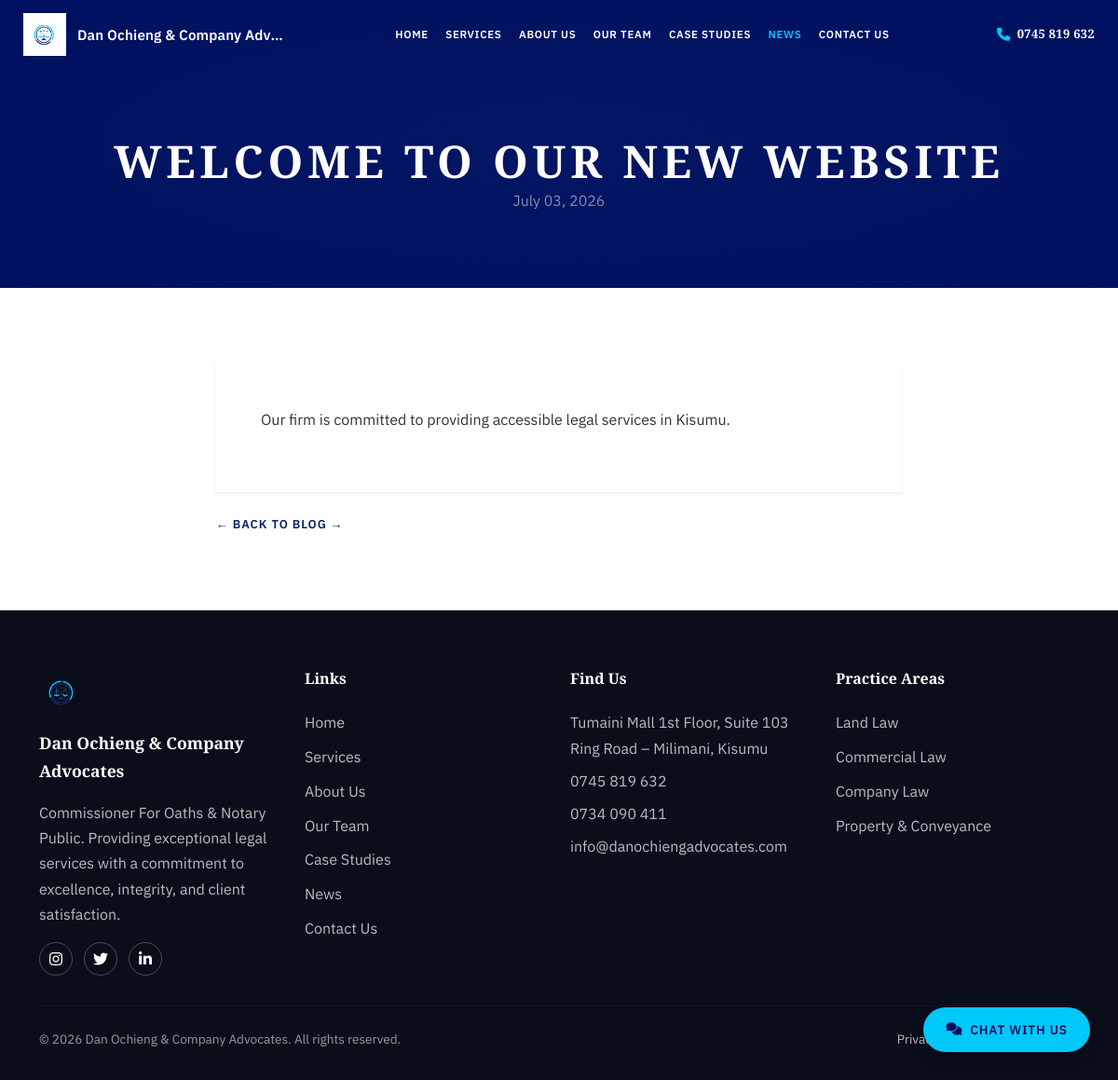
The app's page /blog/welcome-new-website with its own data.
### models.py (models this page shows, shortened)
class BlogPost(db.Model):
    id = db.Column(db.Integer, primary_key=True)
    title = db.Column(db.String(200), nullable=False)
    slug = db.Column(db.String(220), unique=True, nullable=False)
    summary = db.Column(db.Text, nullable=False)
    content = db.Column(db.Text, nullable=False)
    author_id = db.Column(db.Integer, db.ForeignKey('user.id'), nullable=True)
    author = db.relationship('User', backref=db.backref('blog_posts', lazy=True))
    is_published = db.Column(db.Boolean, default=False)
    published_at = db.Column(db.DateTime, nullable=True)
    created_at = db.Column(db.DateTime, default=datetime.utcnow)
    updated_at = db.Column(db.DateTime, default=datetime.utcnow, onupdate=datetime.utcnow)

class Service(db.Model):
    id = db.Column(db.Integer, primary_key=True)
    title = db.Column(db.String(120), nullable=False)
    slug = db.Column(db.String(150), unique=True, nullable=False)
    description = db.Column(db.Text, nullable=False)
    icon = db.Column(db.String(50))
    display_order = db.Column(db.Integer, default=0)
    is_active = db.Column(db.Boolean, default=True)
    created_at = db.Column(db.DateTime, default=datetime.utcnow)
    updated_at = db.Column(db.DateTime, default=datetime.utcnow, onupdate=datetime.utcnow)

### routes/main_routes.py (the view)
@main_bp.route('/blog/<slug>')
def blog_detail(slug):
    post = BlogPost.query.filter_by(slug=slug, is_published=True).first_or_404()
    return render_template('blog_detail.html', title=post.title, post=post)

### templates/blog_detail.html
{% extends "layout.html" %}
{% block body_class %}page-hero{% endblock %}
{% block content %}
<div class="page-header">
    <div class="container">
        <h1>{{ post.title }}</h1>
        <p class="text-white-50 mb-0">{{ post.published_at.strftime('%B %d, %Y') if post.published_at }}</p>
    </div>
</div>
<section class="section-block section-white">
    <div class="container">
        <div class="row justify-content-center">
            <div class="col-lg-8">
                <div class="card border-0 shadow-sm">
                    <div class="card-body p-4 p-lg-5 content-body">
                        {{ post.content|safe }}
                    </div>
                </div>
                <a href="{{ url_for('main.blog') }}" class="link-arrow mt-4 d-inline-block">&larr; Back to Blog</a>
            </div>
        </div>
    </div>
</section>
{% endblock %}

### templates/layout.html (shortened to what this page needs)
<!DOCTYPE html>
<html lang="en" data-bs-theme="light">
<head>
    <link rel="stylesheet" href="https://cdn.jsdelivr.net/npm/bootstrap@5.3.0/dist/css/bootstrap.min.css">
    <link rel="stylesheet" href="https://cdnjs.cloudflare.com/ajax/libs/font-awesome/6.4.0/css/all.min.css">
    <link rel="stylesheet" href="{{ url_for('static', filename='css/custom.css') }}">
</head>
<body class="{% block body_class %}{% endblock %}">
    <div class="doa-navbar-float" id="doaNavbarFloat">
        <nav class="navbar navbar-expand-xl navbar-light doa-navbar" id="doaNavbar">
            <div class="doa-navbar-inner px-3 px-lg-4">
                <a class="navbar-brand doa-brand" href="{{ url_for('main.index') }}">
                    <img src="{{ url_for('static', filename='images/logo/dan_ochieng_advocates_logo.png') }}"
                         alt="Dan Ochieng & Company Advocates"
                         class="doa-brand-logo"
                         width="46" height="46">
                    <span class="doa-brand-name">Dan Ochieng &amp; Company Advocates</span>
                </a>
                <div class="collapse navbar-collapse doa-navbar-collapse" id="navbarNav">
                    <ul class="navbar-nav doa-nav-menu">
                        <li class="nav-item doa-nav-item has-mega">
                            <a class="nav-link doa-nav-trigger {% if request.endpoint == 'main.index' %}active{% endif %}"
                               href="{{ url_for('main.index') }}">
                                Home
                            </a>
                        </li>
                        <li class="nav-item doa-nav-item has-mega">
                            <a class="nav-link doa-nav-trigger {% if request.endpoint in ['main.services','main.service_detail'] %}active{% endif %}"
                               href="{{ url_for('main.services') }}">
                                Services
                            </a>
                        </li>
                        <li class="nav-item doa-nav-item has-mega">
                            <a class="nav-link doa-nav-trigger {% if request.endpoint == 'main.about' %}active{% endif %}"
                               href="{{ url_for('main.about') }}">
                                About Us
                            </a>
                        </li>
                        <li class="nav-item doa-nav-item has-mega">
                            <a class="nav-link doa-nav-trigger {% if request.endpoint in ['main.team','main.team_member'] %}active{% endif %}"
                               href="{{ url_for('main.team') }}">
                                Our Team
                            </a>
                        </li>
                        <li class="nav-item doa-nav-item has-mega">
                            <a class="nav-link doa-nav-trigger {% if request.endpoint in ['main.case_studies','main.case_study_detail'] %}active{% endif %}"
                               href="{{ url_for('main.case_studies') }}">
                                Case Studies
                            </a>
                        </li>
                        <li class="nav-item doa-nav-item has-mega">
                            <a class="nav-link doa-nav-trigger {% if request.endpoint in ['main.blog','main.blog_detail'] %}active{% endif %}"
                               href="{{ url_for('main.blog') }}">
                                News
                            </a>
                        </li>
                        <li class="nav-item doa-nav-item has-mega">
                            <a class="nav-link doa-nav-trigger {% if request.endpoint == 'contact.contact' %}active{% endif %}"
                               href="{{ url_for('contact.contact') }}">
                                Contact Us
                            </a>
                        </li>
                    </ul>
                    <div class="doa-nav-tools">
                        <a href="tel:+254745819632" class="doa-nav-phone">
                            <i class="fas fa-phone" aria-hidden="true"></i>
                            <span>0745 819 632</span>
                        </a>
                    </div>
                </div>
            </div>
        </nav>
    </div>
    <main class="main-content">
        {% block content %}{% endblock %}
    </main>
    <footer class="footer mt-auto">
        <div class="container">
            <div class="row">
                <div class="col-md-6 col-lg-3 mb-4 mb-lg-0">
                    <div class="footer-brand">
                        <img src="{{ url_for('static', filename='images/logo/dan_ochieng_advocates_logo.png') }}"
                             alt="Dan Ochieng & Company Advocates">
                        <div class="footer-brand-name">Dan Ochieng &amp; Company Advocates</div>
                    </div>
                    <p>Commissioner For Oaths &amp; Notary Public. Providing exceptional legal services with a commitment to excellence, integrity, and client satisfaction.</p>
                    <div class="social-icons">
                        <a href="https://www.instagram.com/stanlley_locke/" target="_blank" rel="noopener noreferrer" aria-label="Instagram"><i class="fab fa-instagram"></i></a>
                        <a href="https://x.com/stanley_wasonga" target="_blank" rel="noopener noreferrer" aria-label="Twitter"><i class="fab fa-twitter"></i></a>
                        <a href="https://www.linkedin.com/in/stanley-locke-a4b430327/" target="_blank" rel="noopener noreferrer" aria-label="LinkedIn"><i class="fab fa-linkedin-in"></i></a>
                    </div>
                </div>
                <div class="col-md-6 col-lg-3 mb-4 mb-lg-0">
                    <h5>Links</h5>
                    <ul class="list-unstyled">
                        <li><a href="{{ url_for('main.index') }}">Home</a></li>
                        <li><a href="{{ url_for('main.services') }}">Services</a></li>
                        <li><a href="{{ url_for('main.about') }}">About Us</a></li>
                        <li><a href="{{ url_for('main.team') }}">Our Team</a></li>
                        <li><a href="{{ url_for('main.case_studies') }}">Case Studies</a></li>
                        <li><a href="{{ url_for('main.blog') }}">News</a></li>
                        <li><a href="{{ url_for('contact.contact') }}">Contact Us</a></li>
                    </ul>
                </div>
                <div class="col-md-6 col-lg-3 mb-4 mb-lg-0">
                    <h5>Find Us</h5>
                    <ul class="list-unstyled">
                        <li class="mb-2">Tumaini Mall 1st Floor, Suite 103<br>Ring Road – Milimani, Kisumu</li>
                        <li class="mb-2"><a href="tel:+254745819632">0745 819 632</a></li>
                        <li class="mb-2"><a href="tel:+254734090411">0734 090 411</a></li>
                        <li><a href="mailto:info@danochiengadvocates.com">info@danochiengadvocates.com</a></li>
                    </ul>
                </div>
                <div class="col-md-6 col-lg-3">
                    <h5>Practice Areas</h5>
                    <ul class="list-unstyled">
                        {% if footer_services %}
                            {% for svc in footer_services %}
                            <li><a href="{{ url_for('main.service_detail', slug=svc.slug) }}">{{ svc.title }}</a></li>
                            {% endfor %}
                        {% else %}
                            <li><a href="{{ url_for('main.services') }}">View All Services</a></li>
                        {% endif %}
                    </ul>
                </div>
            </div>
            <hr>
            <div class="row align-items-center">
                <div class="col-md-6 text-center text-md-start footer-copyright">
                    <p class="mb-0">&copy; {{ now.year }} Dan Ochieng &amp; Company Advocates. All rights reserved.</p>
                </div>
                <div class="col-md-6 text-center text-md-end footer-copyright">
                    <p class="mb-0">
                        <a href="{{ url_for('main.privacy') }}">Privacy Policy</a> |
                        <a href="{{ url_for('main.terms') }}">Terms of Service</a>
                    </p>
                </div>
            </div>
        </div>
    </footer>
    {% if not current_user.is_authenticated %}
        <div class="chat-widget-container">
            <a href="{{ url_for('chat.client_chat') }}"
               class="btn chat-widget-button shadow">
                <i class="fas fa-comments"></i>
                <span class="chat-label">Chat with us</span>
            </a>
        </div>
    {% endif %}
</body>
</html>

### records on screen
BlogPost: title "WELCOME TO OUR NEW WEBSITE", published_at "July 03, 2026", content "Our firm is committed to providing accessible legal services in Kisumu."
Service: title "Land Law"
Service: title "Commercial Law"
Service: title "Company Law"
Service: title "Property & Conveyance"
